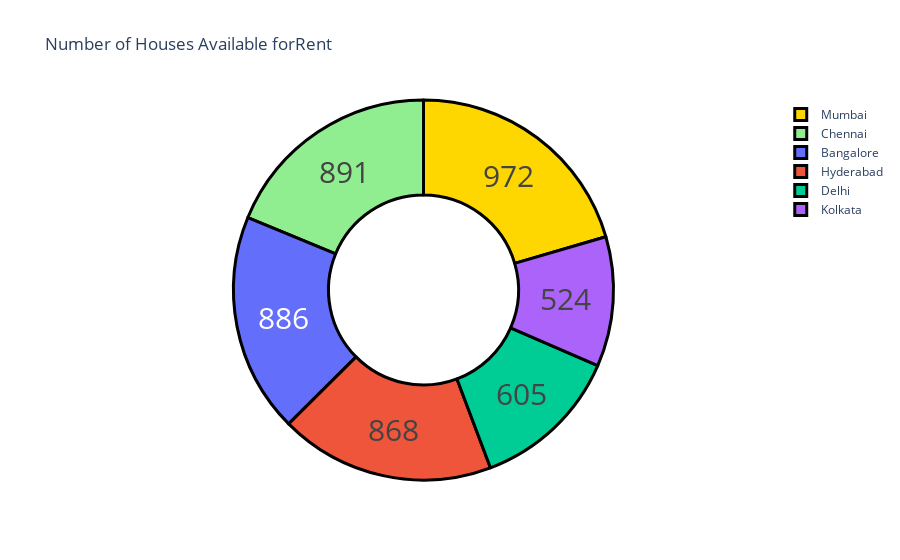

Notebook source saved alongside this figure:
### Code cell
c=df['City'].value_counts()
label=c.index
count=c.values
colors=['gold', 'lightgreen']

fig = go.Figure(data=[go.Pie(labels=label, values=count,hole=0.5)])
fig.update_layout(title_text='Number of Houses Available forRent')
fig.update_traces(hoverinfo='label+percent', textinfo='value',textfont_size=30,
marker=dict(colors=colors, line=dict(color='black',width=3)))
fig.show()

### Figure 1 — Plotly figure (JSON) as saved in the notebook; plotly's stock layout.template omitted (floating-point values rounded to 4 significant figures)
{"data": [{"hole": 0.5, "hoverinfo": "label+percent", "labels": ["Mumbai", "Chennai", "Bangalore", "Hyderabad", "Delhi", "Kolkata"], "marker": {"colors": ["gold", "lightgreen"], "line": {"color": "black", "width": 3}}, "textfont": {"size": 30}, "textinfo": "value", "type": "pie", "values": [972, 891, 886, 868, 605, 524]}], "layout": {"title": {"text": "Number of Houses Available forRent"}}}
